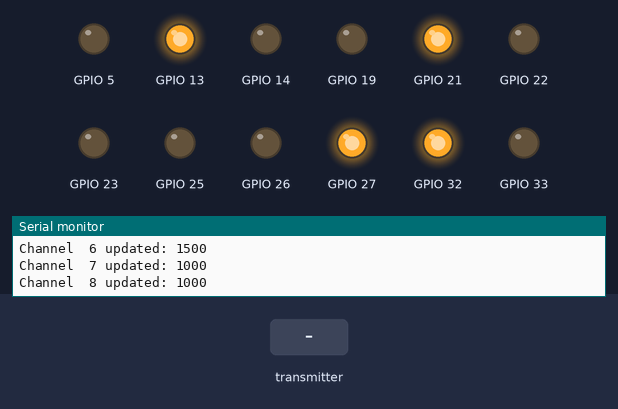
This program was run on a simulated ESP32. On the bench: output pins drawn as LEDs (lit = HIGH), the last lines printed to the serial monitor. The test bench sets the inputs (shaded band).

Above: at 1.2 s.
1.3 s: the transmitter starts sending readChannel.0 = 1000
At 2.4 s:
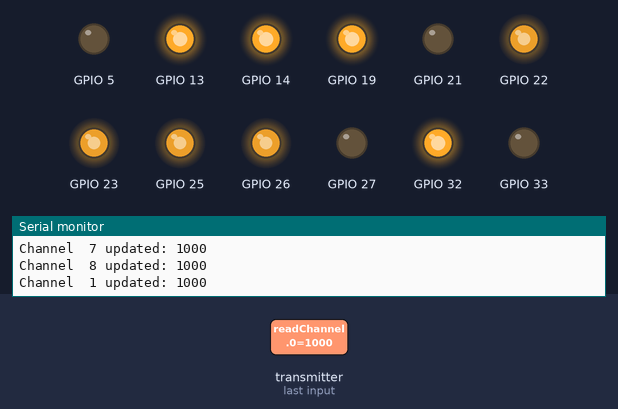
2.8 s: the transmitter starts sending readChannel.1 = 1000
At 3.5 s:
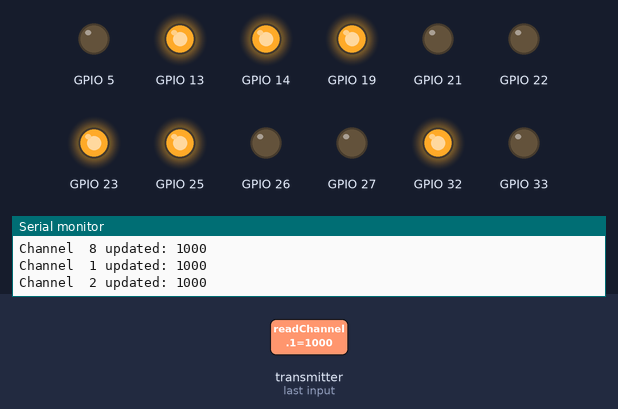
4.3 s: the transmitter starts sending readChannel.3 = 1000
At 4.6 s:
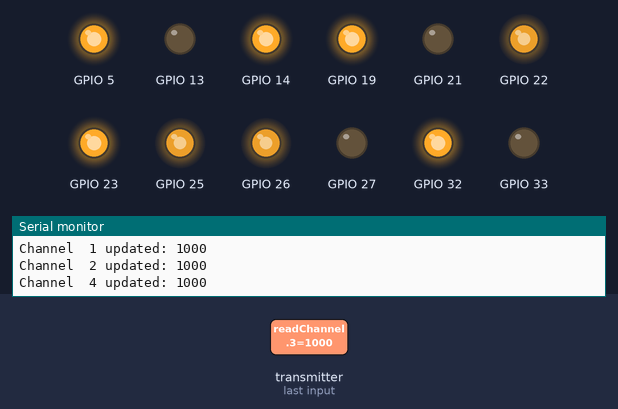
5.8 s: the transmitter starts sending readChannel.0 = 1250
At 7.0 s:
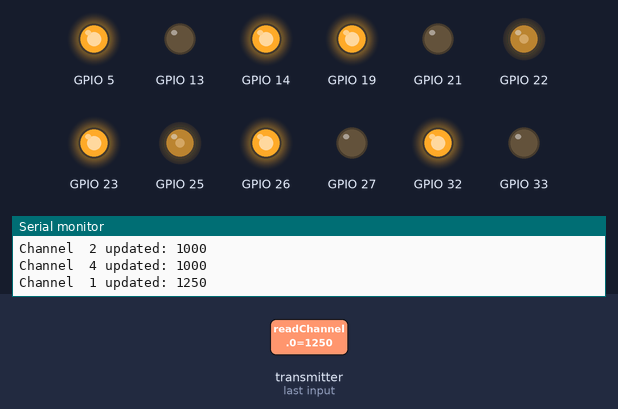
7.3 s: the transmitter starts sending readChannel.1 = 1250
At 8.1 s:
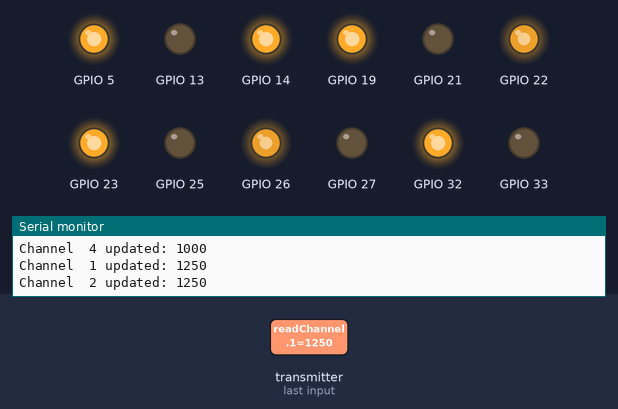
8.8 s: the transmitter starts sending readChannel.3 = 1250
At 9.2 s:
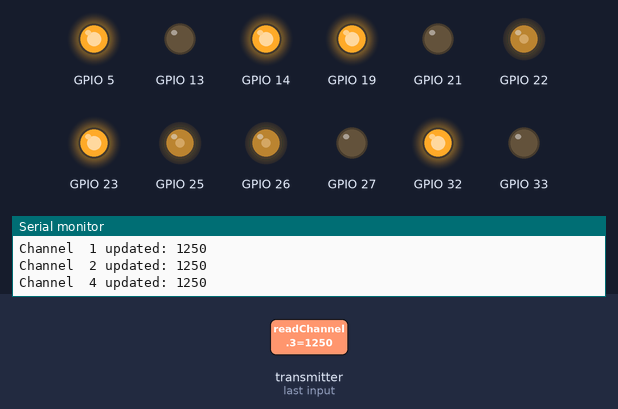
Timing chart, 0 to 11.3 s (numbered marks = the images above; inputs shaded):
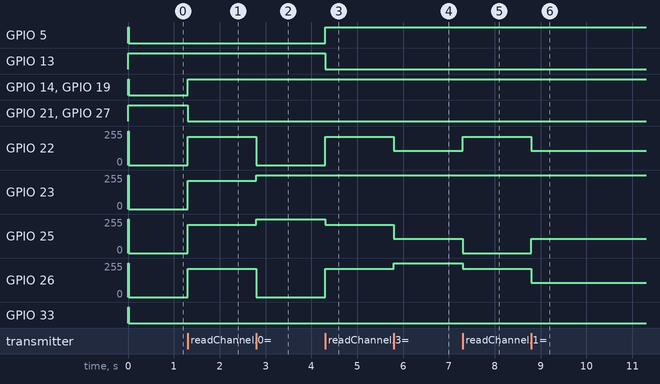

Measured:
- after the input at 1.3 s, GPIO 14, GPIO 19: LOW → HIGH at once; GPIO 21, GPIO 27: HIGH → LOW at once; GPIO 22, GPIO 23, GPIO 25, GPIO 26: 0/255 → 212/255 at once
- after the input at 2.8 s, GPIO 22, GPIO 26: 212/255 → 0/255 at once; GPIO 23, GPIO 25: 212/255 → 255/255 at once
- after the input at 4.3 s, GPIO 5: LOW → HIGH at once; GPIO 13: HIGH → LOW at once; GPIO 22, GPIO 26: 0/255 → 212/255 at once; GPIO 25: 255/255 → 212/255 at once
- after the input at 5.8 s, GPIO 22, GPIO 25: 212/255 → 106/255 at once; GPIO 26: 212/255 → 255/255 at once
- after the input at 7.3 s, GPIO 22: 106/255 → 212/255 at once; GPIO 25: 106/255 → 0/255 at once; GPIO 26: 255/255 → 212/255 at once
- after the input at 8.8 s, GPIO 22, GPIO 26: 212/255 → 106/255 at once; GPIO 25: 0/255 → 106/255 at once

The program:

main.cpp
```cpp
#include <Arduino.h>
#include <IBusBM.h>
#include <serialdrive.h>

/*
  Display channel value updates and warn if any channel value is abnormal.
  Detect receiver disconnection using Serial2 timeout.
*/

IBusBM IBus; // IBus object

#define STOP 0
#define ForwardDirection 1
#define BackwardDirection 2

int overalldirection = ForwardDirection; // Default direction is forward

#define Channel1 0
#define Channel2 1
#define Channel3 2
#define Channel4 3
#define Channel5 4
#define Channel6 5
#define Channel7 6
#define Channel8 7

#define MAX_CHANNELS 8

void setup()
{
    Serial.begin(115200);
    Serial2.begin(115200, SERIAL_8N1, 18, 17); // RX2, TX2
    IBus.begin(Serial2, 1);
    iniMotorDriver(); // Initialize motor driver
    enableDrivers();  // Enable motor drivers
    Serial.println("Start IBus Channel Scanner");
}

void loop()
{
    static int prevValues[MAX_CHANNELS] = {0};
    int values[MAX_CHANNELS];

    static bool channelerror = false;

    // Read all channel values
    for (int i = 0; i < 8; i++)
    {
        values[i] = IBus.readChannel(i);
        if (values[i] == 0 || values[i] == 65535 || values[i] < 900 || values[i] > 2100)
        {
            Serial.printf("WARNING: Channel %2d abnormal value: %d\n", i + 1, values[i]);
            channelerror = true;
        }
        if (values[i] != prevValues[i])
        {
            Serial.printf("Channel %2d updated: %d\n", i + 1, values[i]);
            prevValues[i] = values[i];
        }
    }

    // Check for errors on Channel 1, 2, and 4
    if (
        values[Channel1] == 0 || values[Channel1] == 65535 || values[Channel1] < 900 || values[Channel1] > 2100 ||
        values[Channel2] == 0 || values[Channel2] == 65535 || values[Channel2] < 900 || values[Channel2] > 2100 ||
        values[Channel4] == 0 || values[Channel4] == 65535 || values[Channel4] < 900 || values[Channel4] > 2100)
    {
        if (!channelerror)
        {
            Serial.println("ERROR: Abnormal value detected on Channel 1, 2, or 4!");
            channelerror = true;
        }
    }
    else
    {
        if (channelerror)
        {
            Serial.println("All channels normal. Error cleared.");
            channelerror = false;
        }
    }

    if (channelerror)
    {
        // If there is an error, stop all motors
        stopAll();
    }
    else
    {
        // Mecanum drive mixing
        int throttle = map(values[Channel2], 900, 2100, -4095, 4095); // Forward/backward
        int strafe = map(values[Channel4], 900, 2100, -4095, 4095);   // Left/right (sideways)
        int rotate = map(values[Channel1], 900, 2100, -4095, 4095);   // Rotation

        // Calculate each wheel's speed
        int frontLeft = throttle + strafe + rotate;
        int frontRight = throttle - strafe - rotate;
        int rearLeft = throttle - strafe + rotate;
        int rearRight = throttle + strafe - rotate;

        // Constrain to valid PWM range
        frontLeft = constrain(frontLeft, -4095, 4095);
        frontRight = constrain(frontRight, -4095, 4095);
        rearLeft = constrain(rearLeft, -4095, 4095);
        rearRight = constrain(rearRight, -4095, 4095);

        // Set direction and speed for each motor
        setFrontLeft(frontLeft >= 0, abs(frontLeft));
        setFrontRight(frontRight >= 0, abs(frontRight));
        setRearLeft(rearLeft >= 0, abs(rearLeft));
        setRearRight(rearRight >= 0, abs(rearRight));
    }
}
```
